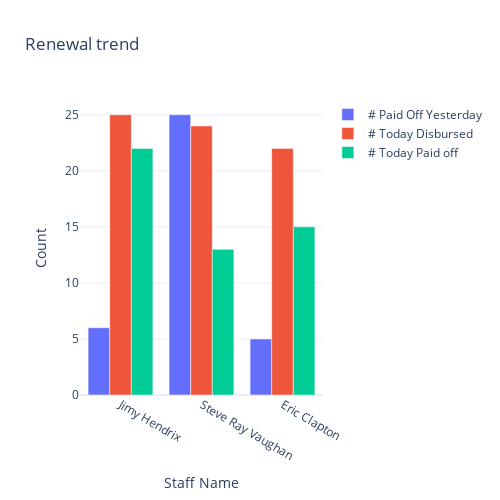

The code cell stored with this chart in its notebook:
### Code cell
plot = go.Figure(data=[go.Bar(name = '# Paid Off Yesterday',x = renewal_trend['Staff Name'],y = renewal_trend['# Paid Off Yesterday']),
                       go.Bar(name = '# Today Disbursed',x = renewal_trend['Staff Name'],y = renewal_trend['# Today Disbursed']),
                       go.Bar(name = '# Today Paid off', x = renewal_trend['Staff Name'],y = renewal_trend['# Today Paid off'])
                      ]
                )

plot.update_layout(template="plotly_white",
    width=500,height=500,
    title="Renewal trend",
    xaxis_title="Staff Name",
    yaxis_title="Count")

plot.show()

### Figure 1 — Plotly figure (JSON) as saved in the notebook; plotly's stock layout.template omitted (floating-point values rounded to 4 significant figures)
{"data": [{"name": "# Paid Off Yesterday", "type": "bar", "x": ["Jimy Hendrix", "Steve Ray Vaughan", "Eric Clapton"], "y": [6, 25, 5]}, {"name": "# Today Disbursed", "type": "bar", "x": ["Jimy Hendrix", "Steve Ray Vaughan", "Eric Clapton"], "y": [25, 24, 22]}, {"name": "# Today Paid off", "type": "bar", "x": ["Jimy Hendrix", "Steve Ray Vaughan", "Eric Clapton"], "y": [22, 13, 15]}], "layout": {"height": 500, "title": {"text": "Renewal trend"}, "width": 500, "xaxis": {"autorange": true, "range": [-0.5, 2.5], "title": {"text": "Staff Name"}, "type": "category"}, "yaxis": {"autorange": true, "range": [0, 26.32], "title": {"text": "Count"}, "type": "linear"}}}
